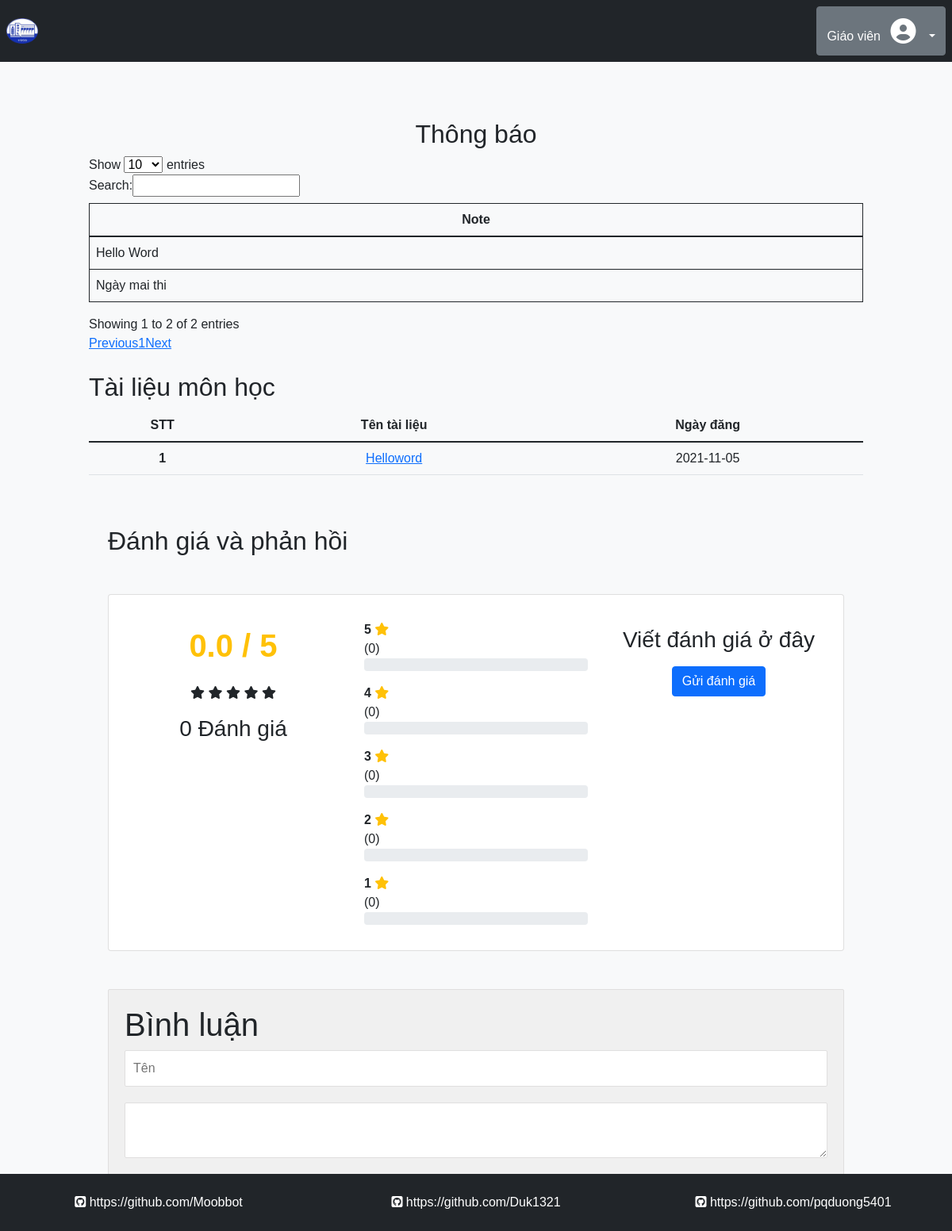
Screenshot of /subject/detail.php?data=6 (signed in) with the database file from the repository.
### tables this page shows
CREATE TABLE `db_note` (
  `note_id` int(10) UNSIGNED NOT NULL,
  `note_mes` text DEFAULT NULL,
  `teach_learn_id` int(10) UNSIGNED NOT NULL,
  `node_date` date NOT NULL DEFAULT current_timestamp()
);

CREATE TABLE `db_doc` (
  `doc_ID` int(10) UNSIGNED NOT NULL,
  `doc_name` varchar(100) NOT NULL,
  `doc_link` varchar(1000) NOT NULL,
  `date_sub` date NOT NULL DEFAULT current_timestamp(),
  `teach_learn_id` int(10) UNSIGNED NOT NULL
);

### subject/detail.php (the view, shortened to what this page needs)
<?php include '../reuse/header.php' ?>
<div class="container-fluid bg-light p-0 m-0">
    <?php
    include '../reuse/header_body.php';
    ?>
    <?php
    if (empty($_SESSION['current_user'])) {
        header("Location:../index.php");
    ?>
    <?php
    } else {
        $data = $_GET['data'];
        $id = explode(',', $data)[0];
    ?>
    <div class="row d-flex justify-content-center mt-sm-5 p-0 m-0">
        <div class="col-10">
            <div class="col-12 text-center justify-content-center p-2">
            </div>
            <div class="row">
                <h2 class="text-center">Thông báo</h2><span id="noti"></span>
                <table class="table table-bordered border-dark mt-2" id="tb_note">
                    <thead>
                        <tr class="text-center">
                            <th>
                                Note
                            </th>
                        </tr>
                    </thead>
                    <tbody>
                        <?php
                            $sql = "SELECT `note_mes` FROM db_note WHERE teach_learn_id = '$id'";
                            $result = mysqli_query($conn, $sql);
                            if ($result->num_rows > 0) {
                                while ($row = $result->fetch_assoc()) {
                            ?>
                        <tr>
                            <td> <?= $row['note_mes'] ?> </td>
                        </tr>
                        <?php
                                }
                            }
                            ?>
                    </tbody>
                </table>
            </div>
            <div class="row mt-4">
                <div class="col-md-12">
                    <h2>Tài liệu môn học</h2>
                    <table class="table text-center">
                        <thead>
                            <tr>
                                <th>
                                    STT
                                </th>
                                <th>
                                    Tên tài liệu
                                </th>
                                <th>
                                    Ngày đăng
                                </th>
                            </tr>
                        </thead>
                        <tbody>
                            <?php
                                $sql = "SELECT `doc_ID`, `doc_name`, `doc_link`, `date_sub` FROM `db_doc` WHERE teach_learn_id = '$id'";
                                $result = mysqli_query($conn, $sql);
                                $STT = 0;
                                ?>
                            <tr>
                                <?php
                                    if ($result->num_rows > 0) {
                                        while ($row = $result->fetch_assoc()) {
                                            $STT += 1;
                                    ?>
                                <th scope="row"> <?= $STT ?></th>
                                <td><a href="<?= $row['doc_link'] ?>"><?= $row['doc_name'] ?> </a></td>
                                <td><?= $row['date_sub'] ?></td>
                                <?php
                                        }
                                    } else {
                                        echo '<td>Không có tài liệu nào!</td>';
                                    }
                                    ?>
                            </tr>
                        </tbody>
                    </table>
                </div>
            </div>
            <div class="container">
                <h2 class="my-5">Đánh giá và phản hồi</h2>
                <div class="card my-5">
                    <div class="card-body">
                        <div class="row">
                            <div class="col-sm-4 text-center">
                                <h1 class="text-warning mt-4 mb-4">
                                    <b><span id="average_rating">0.0</span> / 5</b>
                                </h1>
                                <div class="mb-3">
                                    <i class="fas fa-star star-light mr-1 main_star"></i>
                                    <i class="fas fa-star star-light mr-1 main_star"></i>
                                    <i class="fas fa-star star-light mr-1 main_star"></i>
                                    <i class="fas fa-star star-light mr-1 main_star"></i>
                                    <i class="fas fa-star star-light mr-1 main_star"></i>
                                </div>
                                <h3><span id="total_review">0</span> Đánh giá</h3>
                            </div>
                            <div class="col-sm-4">
                                <p>
                                <div class="progress-label-left"><b>5</b> <i class="fas fa-star text-warning"></i></div>
                                <div class="progress-label-right">(<span id="total_five_star_review">0</span>)</div>
                                <div class="progress">
                                </div>
                                </p>
                                <p>
                                <div class="progress-label-left"><b>4</b> <i class="fas fa-star text-warning"></i></div>
                                <div class="progress-label-right">(<span id="total_four_star_review">0</span>)</div>
                                <div class="progress">
                                </div>
                                </p>
                                <p>
                                <div class="progress-label-left"><b>3</b> <i class="fas fa-star text-warning"></i></div>
                                <div class="progress-label-right">(<span id="total_three_star_review">0</span>)</div>
                                <div class="progress">
                                </div>
                                </p>
                                <p>
                                <div class="progress-label-left"><b>2</b> <i class="fas fa-star text-warning"></i></div>
                                <div class="progress-label-right">(<span id="total_two_star_review">0</span>)</div>
                                <div class="progress">
                                </div>
                                </p>
                                <p>
                                <div class="progress-label-left"><b>1</b> <i class="fas fa-star text-warning"></i></div>
                                <div class="progress-label-right">(<span id="total_one_star_review">0</span>)</div>
                                <div class="progress">
                                </div>
                                </p>
                            </div>
                            <div class="col-sm-4 text-center">
                                <h3 class="mt-4 mb-3">Viết đánh giá ở đây</h3>
                                <button type="button" name="add_review" id="add_review" class="btn btn-primary">Gửi đánh
                                    giá</button>
                            </div>
                        </div>
                    </div>
                </div>
            </div>
            <div class="container">
                <?php include './comment.php' ?>
            </div>
        </div>
    </div>
    <?php include '../reuse/footer_body.php' ?>
</div>
<?php } ?>
<?php include '../reuse/footer.php' ?>

### assets/style.css (style rules this page uses)
*, html { margin: 0; padding: 0; list-style-type: none; font-family: Arial, Helvetica, sans-serif; }

### rows the page displays
db_note: note_mes "Hello Word"
db_note: note_mes "Ngày mai thi"
db_doc: doc_name "Helloword", date_sub "2021-11-05"

### other values shown
$currentUser['User_FullName'] "Giáo viên"
